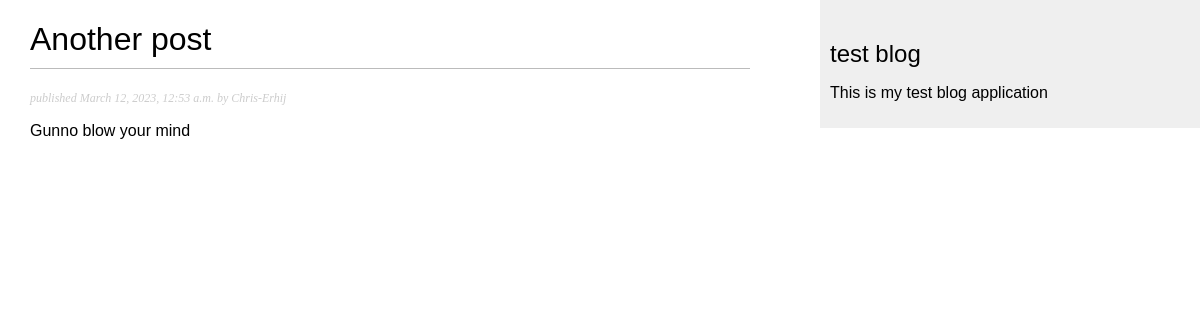
Page /blog/2023/3/12/pending/ on the committed database.
### blog/models.py (models this page shows, shortened)
class Post(Model):
    class Status(models.TextChoices):
        PUBLISHED = ('PB', 'Published')  # Name, value, and lable repectively
        DRAFT = ('DT', 'Draft')
    blog_title: CharField = models.CharField("title", max_length=250)
    slug: SlugField = models.SlugField(
        max_length=250,
        unique_for_date='date_published'  # For SEO friendly URLs for posts, using unique slugs for date published
    )
    author: ForeignKey = models.ForeignKey(
        User, on_delete=models.CASCADE, related_name='blog_posts',
    )  # A many-to-one relationship
    body: TextField = models.TextField()
    date_published: DateTimeField = models.DateTimeField(default=timezone.now)
    date_created: DateTimeField = models.DateTimeField(auto_now_add=True)
    date_modified: DateTimeField = models.DateTimeField(auto_now=True)
    status: CharField = models.CharField(
        max_length=2,
        choices=Status.choices,
        default=Status.DRAFT
    )
    objects: Manager = models.Manager()  # Default query manager
    published: PublishedManager = PublishedManager()  # Custom query manager
    drafted: DraftedManager = DraftedManager()
    class Meta:
        ordering: List[str] = ['-date_published', ]  # in reverse order
        indexes: List[Index] = [models.Index(fields=['-date_published', ])]

### blog/views.py (the view)
# urls.py: path('<int:year>/<int:month>/<int:day>/<slug:post>/', views.post_detail, name='post_detail'),  # For SEO friendly post URL
def post_detail(request: HttpRequest, year: str, month: str, day: str, post: str) -> HttpResponse:
    try:
        post_context: Post = Post.published.get(status=Post.Status.PUBLISHED,
                                                date_published__year=year, date_published__month=month,
                                                date_published__day=day, slug=post
                                                )
    except Post.DoesNotExist:
        raise Http404("post not found") from None
    return render(request, 'blog/post/detail.html', {'post_context': post_context})

### blog/models.py (called while the page is built)
    def get_queryset(self) -> Any:
            return super().get_queryset().filter(status=Post.Status.PUBLISHED)  # Overridden super get_query() of the Manager class.

### blog/templates/blog/post/detail.html (shortened to what this page needs)
{% extends 'blog/base.html' %}
{% block content %}
    <h1> {{ post_context.blog_title }} </h1>
    <p class="date">
        published {{ post_context.date_published }} by {{ post_context.author }}
    </p>
    {{ post_context.body | linebreaks }}
{% endblock %}

### blog/static/css/blog.css (style rules this page uses)
body { margin:0; padding:0; font-family:helvetica, sans-serif; }
h1 { font-weight:normal; border-bottom:1px solid #bbb; padding:0 0 10px 0; }
p.date { color:#ccc; font-family: georgia, serif; font-size: 12px; font-style: italic; }

### rows in the picture
Post: blog_title "Another post", date_published "March 12, 2023, 12:53 a.m.", author "Chris-Erhij", body "Gunno blow your mind"
